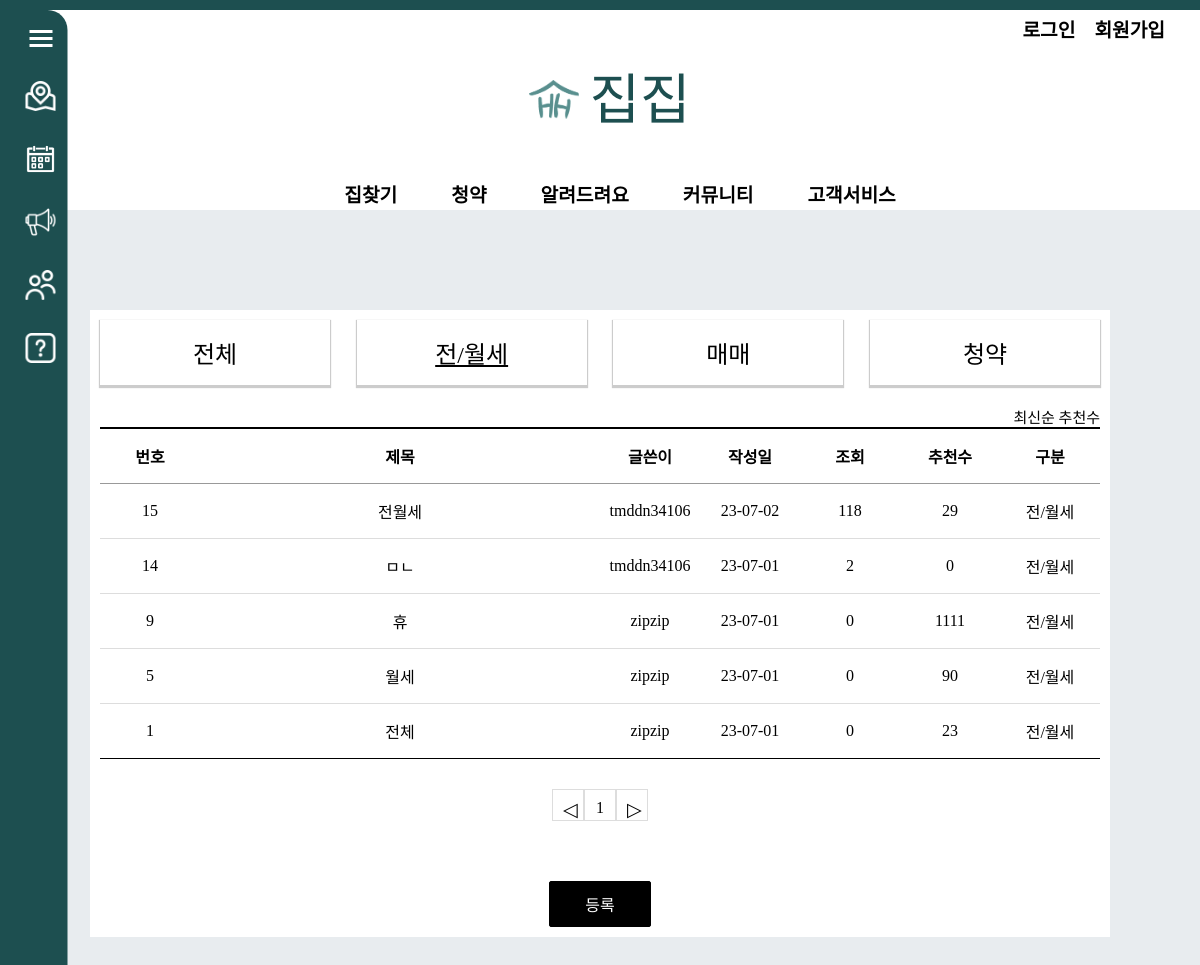
Before: /review/review_jan/ with the older database file.
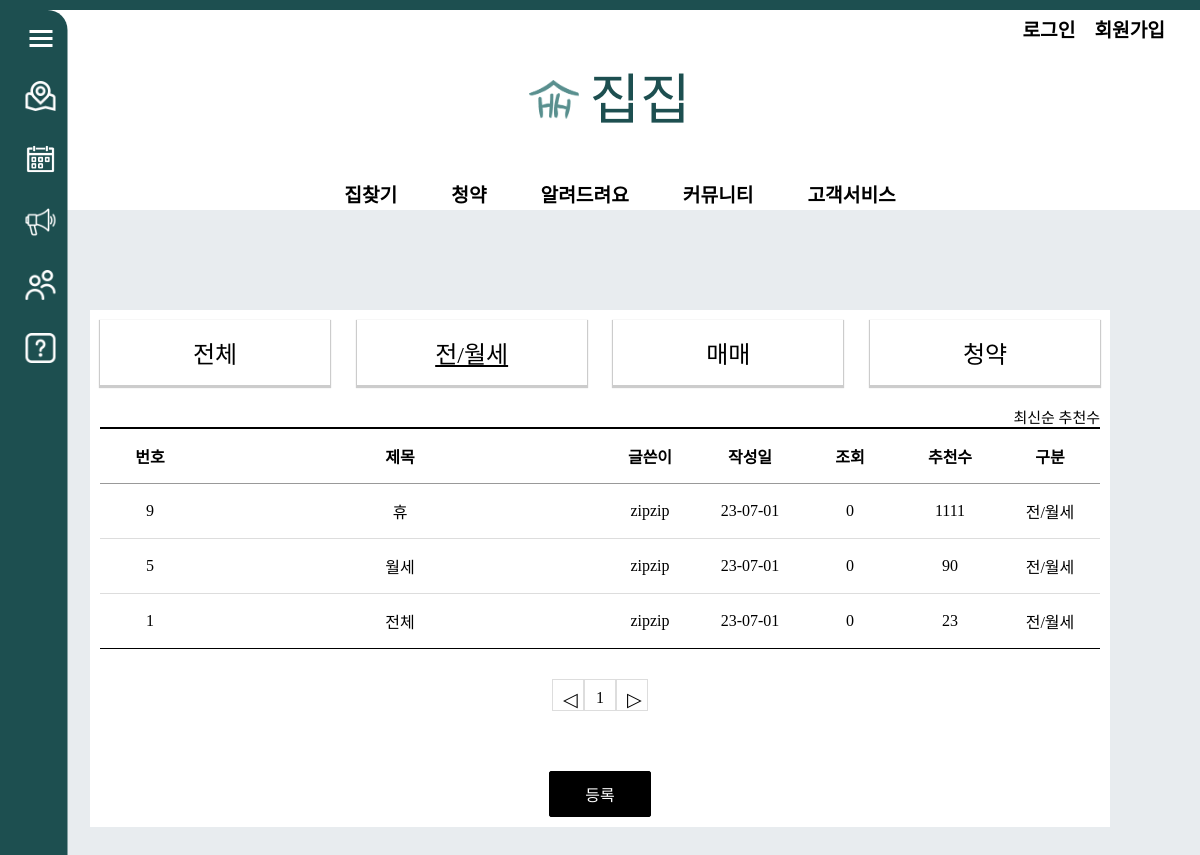
After: the same page with the newer database file.
### review/models.py (models this page shows, shortened)
class Review_Board(models.Model):
    r_title = models.CharField(max_length=100)
    r_content = models.TextField()
    user = models.ForeignKey(User, on_delete=models.CASCADE)
    r_regdate = models.DateTimeField()
    r_modifydate = models.DateTimeField(null=True, blank=True)
    r_type = models.CharField(max_length=10) # 리뷰 게시판 타입
    r_hit = models.IntegerField(default=0)
    r_recommend = models.IntegerField(default=0)

### review/views.py (the view)
# urls.py: path('review_jan/', views.review_list_jan, name='review_jan'), # 거래후기전세
def review_list_jan(request):
    question_list = Review_Board.objects.filter(r_type='전/월세').order_by('-r_regdate')
    page = request.GET.get('page', '1')
    paginator = Paginator(question_list, 10)
    text = paginator.get_page(page)
    context = {'question_list': text}
    return render(request, 'review/review_list_jan.html', context) #전세게시판

### templates/review/review_list_jan.html (shortened to what this page needs)
<!DOCTYPE html>
<html lang="en">
{% load static %}
<head>
   <link rel="stylesheet" href="{% static 'css/review/css/css.css' %}">
</head>
<body>
{% include 'poll/sidebar.html' %}
{% include 'poll/header.html' %}
    <div class="board_wrap">
        <div class="board_list_wrap">
            <div class="category_wrap">
                <ul>
                    <li><a href="{% url 'review:review_main' %}">전체</a></li>
                    <li><a href="{% url 'review:review_jan' %}" class="active">전/월세</a></li>
                    <li><a href="{% url 'review:review_mama' %}" >매매</a></li>
                    <li><a href="{% url 'review:review_subscription' %}" >청약</a></li>
                </ul>
            </div>
            <div class="board_title_takes">
                <a href="{% url 'review:review_jan' %}">최신순</a>
                <a href="{% url 'review:review_jan_recommend' %}">추천수</a>
            </div>
            <div class="board_list">
                <div class="top">
                    <div class="num">번호</div>
                    <div class="title">제목</div>
                    <div class="writer">글쓴이</div>
                    <div class="date">작성일</div>
                    <div class="count">조회</div>
                    <div class="count">추천수</div>
                    <div class="division">구분</div>
                </div>
                {% for question in question_list %}
                <div>
                    <div class="num">{{ question.id }}</div>
                    <div class="title"><a href="{% url 'review:review_detail' question.id %}">{{ question.r_title }}</a></div>
                    <div class="writer">{{ question.user }}</div>
                    <div class="date">{{ question.r_regdate|date:"y-m-d" }}</div>
                    <div class="count">{{ question.r_hit }}</div>
                    <div class="count">{{ question.r_recommend }}</div>
                    <div class="division">{{question.r_type}}</div>
                </div>
                {% endfor %}
            </div>
            <ul class="board_page">
                {% if question_list.has_previous %}
                <li class="bt first">
                    <a class="bt prev" href="?page={{ question_list.previous_page_number }}">◀</a>
                </li>
                {% else %}
                <li class="page-item disabled">
                    <a class="bt prev">◁</a>
                </li>
                {% endif %}
                {% for page_number in question_list.paginator.page_range %}
                {% if question_list.number == page_number %}
                <li class="page-item active">
                    <a class="num">{{ page_number }}</a>
                </li>
                {% else %}
                <li class="page-item">
                    <a class="num" href="?page={{ page_number }}">{{ page_number }}</a>
                </li>
                {% endif %}
                {% endfor %}
                {% if question_list.has_next %}
                <li class="page-item">
                    <a class="bt last" href="?page={{ question_list.next_page_number }}">▶</a>
                </li>
                {% else %}
                <li class="page-item disabled">
                    <a class="bt last">▷</a>
                </li>
                {% endif %}
            </ul>
            <div class="bt_wrap">
                <a href="#" class="on">등록</a>
            </div>
        </div>
    </div>
</body>
</html>

Changed rows visible on the page:
removed Review_Board: id "15", r_title "전월세", user "tmddn34106", r_regdate "23-07-02", r_hit "118", r_recommend "29", r_type "전/월세"
removed Review_Board: id "14", r_title "ㅁㄴ", user "tmddn34106", r_regdate "23-07-01", r_hit "2", r_recommend "0", r_type "전/월세"
